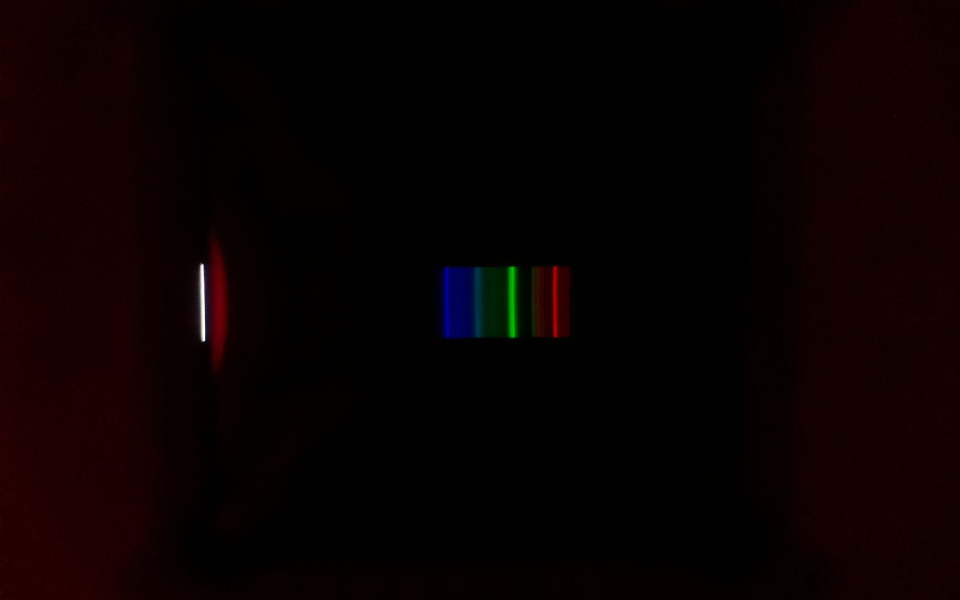
#> input picture LAB3_light_albedo/Pictures/mercury_light.jpg, 1920 x 1200 px (shown at 1/2 size); its folder holds 5 pictures in this run
$ python main.py
#> lines starting #> are read from the running program, lines starting #| are printed output that depends on the picture
#> in read_intensity_by_pixel, photo is the input picture: shape (1200, 1920, 3); mean R, G, B 9.2, 0.9, 1
### LAB3_light_albedo/Processing.py
import numpy as np
import matplotlib.pyplot as plt
import imageio
from cycler import cycler
from scipy.optimize import curve_fit
from matplotlib.ticker import MultipleLocator


X_LEFT, X_RIGHT = 870, 1180

COLORS = {"белая": "white",
          "красная": "red",
          "жёлтая": "yellow",
          "синяя": "blue",
          "зелёная": "green"}


def get_bcg(photo):
    return photo[500:700, X_LEFT:X_RIGHT, 0:3]
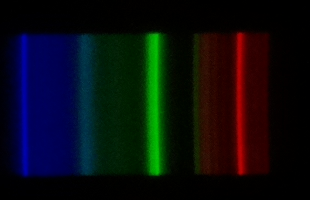
#> returned value: shape (200, 310, 3); mean of channels 0, 1, 2 10.2, 13.2, 16.6; drawn as R, G, B


def get_cut(photo):
    return photo[575:625, X_LEFT:X_RIGHT, 0:3]
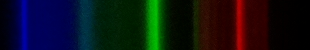
#> returned value: shape (50, 310, 3); mean of channels 0, 1, 2 14.1, 18.6, 23.4; drawn as R, G, B


def get_intensity_map(photo_name):
    photo = imageio.imread(photo_name)

    cut = get_cut(photo)
    rgb = np.mean(cut, axis=(0,))
#> rgb = 310 rows, first 8: [0.1, 0.34, 7.4], [0.2, 0.34, 7.86], [0.28, 0.28, 9.08], [0.5, 0.48, 10.18], [0.56, 0.58, 12.18], [0.8, 0.6, 13.7], [0.4, 0.94, 16.12], [0.4, 0.74, 18.62]
    luma = 0.2989 * rgb[:, 0] + 0.5866 * rgb[:, 1] + 0.1144 * rgb[:, 2]
#> luma = 310 values, max 109.3 at index 155, min 0.0177 at index 307, mean 17.82
    return rgb, luma


def read_intensity_by_pixel(photo_name, plot_name, lamp, surface):
    photo = imageio.imread(photo_name)
    background = get_bcg(photo)

    rgb, luma = get_intensity_map(photo_name)

    plt.rc('axes', prop_cycle=(cycler('color', ['r', 'g', 'b'])))

    fig = plt.figure(figsize=(10, 5), dpi=300)

    plt.title('Интенсивность отражённого излучения\n' + '{} / {} поверхность'.format(lamp, surface))
    plt.xlabel('Относительный номер пикселя')
    plt.ylabel('Яркость')

    plt.plot(rgb, label=['r', 'g', 'b'])
    plt.plot(luma, 'w', label='I')
    plt.legend()

    plt.imshow(background, origin='lower')

    plt.savefig(plot_name)


def read_intensity_by_length(photo_name, lamp, surface):
    coordinates = get_coordinates_mercury()

    rgb, luma = get_intensity_map(photo_name)

    k = (576.96 - 435.83) / (coordinates[576.96] - coordinates[435.83])
    first_pixel = 435.83 - k * coordinates[435.83]
    x = np.linspace(first_pixel, first_pixel + (X_RIGHT - X_LEFT) * k, X_RIGHT - X_LEFT)

    plt.rc('axes', prop_cycle=(cycler('color', ['r', 'g', 'b'])))

    fig, ax = plt.subplots()
    plt.xlim(xmin=x.min(), xmax=x.max())

    plt.title('Интенсивность отражённого излучения\n' + '{} / {} поверхность'.format(lamp, surface))
    plt.xlabel('Длина волны, нм')
    plt.ylabel('Яркость')

    ax.set_facecolor('black')
    ax.xaxis.set_minor_locator(MultipleLocator(10))
    ax.yaxis.set_minor_locator(MultipleLocator(5))
    plt.grid(color="grey")
    plt.ylim(ymin=0, ymax=max(luma.max(), rgb[::].max()) + 5)
    plt.plot(x, rgb, label=['r', 'g', 'b'])
    plt.plot(x, luma, 'w', label='I')
    plt.legend()


def read_intensity_by_length_multiple(photo_names, lamps, surfaces):
    fig, ax = plt.subplots()
    plt.title("Отражённая интенсивность излучения лампы накаливания")
    plt.xlabel("Длина волны, нм")
    plt.ylabel("Яркость")
    ax.set_facecolor('grey')
    ax.xaxis.set_minor_locator(MultipleLocator(10))
    ax.yaxis.set_minor_locator(MultipleLocator(1))
    plt.grid(color=(0.3, 0.3, 0.3))
    plt.grid(which="minor", color=(0.3, 0.3, 0.3), linestyle="--")

    coordinates = get_coordinates_mercury()

    k = (576.96 - 435.83) / (coordinates[576.96] - coordinates[435.83])
    first_pixel = 435.83 - k * coordinates[435.83]
    x = np.linspace(first_pixel, first_pixel + (X_RIGHT - X_LEFT) * k, X_RIGHT - X_LEFT)

    plt.xlim(xmin=x.min(), xmax=x.max())
    y_max = 0
    for photo_name, lamp, surface in zip(photo_names, lamps, surfaces):
        if lamp == "ртутная лампа":
            continue
        rgb, luma = get_intensity_map(photo_name)
        y_max = max(y_max, luma.max())
        plt.plot(x, luma, label=surface, color=COLORS[surface])

    plt.ylim(ymin=0, ymax=y_max + 5)

    plt.legend()


def albedos(photo_names, lamps, surfaces):
    fig, ax = plt.subplots()
    plt.title("Зависимость альбедо поверхностей от длины волны ")
    plt.xlabel("Длина волны, нм")
    plt.ylabel("Яркость")
    ax.set_facecolor('grey')
    ax.xaxis.set_minor_locator(MultipleLocator(10))
    ax.yaxis.set_minor_locator(MultipleLocator(0.1))
    plt.grid(color=(0.3, 0.3, 0.3))
    plt.grid(which="minor", color=(0.3, 0.3, 0.3), linestyle="--")

    coordinates = get_coordinates_mercury()

    k = (576.96 - 435.83) / (coordinates[576.96] - coordinates[435.83])
    first_pixel = 435.83 - k * coordinates[435.83]
    x = np.linspace(first_pixel, first_pixel + (X_RIGHT - X_LEFT) * k, X_RIGHT - X_LEFT)

    plt.xlim(xmin=x.min(), xmax=x.max())
    plt.ylim(ymin=0, ymax=1.2)

    d = dict()
    for photo_name, lamp, surface in zip(photo_names, lamps, surfaces):
        if lamp == "ртутная лампа":
            continue
        rgb, luma = get_intensity_map(photo_name)
        d[surface] = luma

    @np.vectorize
    def albedo(a, b):
        if b == 0:
            return 0
        if a / b >= 1.2:
            return 1
        return a / b

    for key in d:
        plt.plot(x, albedo(d[key], d["белая"]), label=key, color=COLORS[key])
    plt.legend()


def get_coordinates_mercury():
    rgb, luma = get_intensity_map("Pictures/mercury_light.jpg")

    return {435.83: np.argmax(rgb[:, 2]),
            546.074: np.argmax(rgb[:, 1]),
            576.96: np.argmax(rgb[:, 0])}

### LAB3_light_albedo/Brighness_by_pixels.py
from Processing import read_intensity_by_pixel, read_intensity_by_length, read_intensity_by_length_multiple, albedos
import os
from matplotlib import pyplot as plt


def draw_brightness_by_pixels():
    files = os.listdir("Pictures")

    for file in files:
        orig = "Pictures/" + file
        save_file = "Brightnesses_by_pixel/" + file
        read_intensity_by_pixel(orig, save_file, ("лампа накаливания" if "nakal" in file else "ртутная лампа"), (
            "красная" if "red" in file else "синяя" if "blue" in file
            else "зелёная" if "green" in file else "жёлтая" if "yellow" in file else "белая"))
#> pass 2 of the loop in draw_brightness_by_pixels, `for file in files:`:
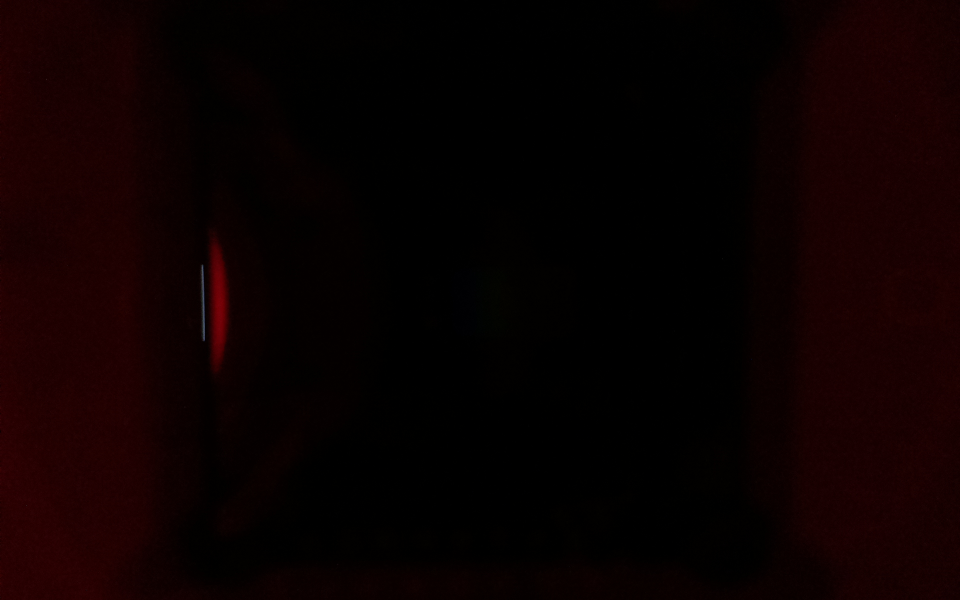
#> input picture LAB3_light_albedo/Pictures/nakal_blue.jpg, 1920 x 1200 px (shown at 1/2 size)
#> in read_intensity_by_pixel, photo is the input picture: shape (1200, 1920, 3); mean R, G, B 11.5, 0.5, 0.5
#> in get_intensity_map (call 2), `rgb = np.mean(cut, axis=(0,))`: rgb = 310 rows, first 8: [0.08, 0.08, 0.08], [0.12, 0.12, 0.12], [0, 0, 0], [0.04, 0.04, 0.04], [0.06, 0.06, 0.06], [0.02, 0.02, 0.02], [0.06, 0.06, 0.06], [0, 0, 0]
#> in read_intensity_by_pixel (call 2), `rgb, luma = get_intensity_map(photo_name)`: luma = 310 values, max 3.14 at index 125, min 0 at index 2, mean 1.09
#> in read_intensity_by_pixel (call 2), `plt.savefig(plot_name)`:
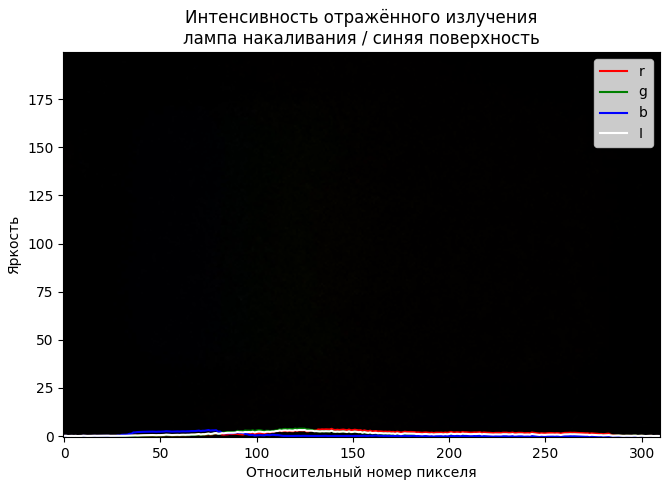
#> figure drawn by matplotlib, 1 panel
#> pass 3 of the loop in draw_brightness_by_pixels, `for file in files:`:
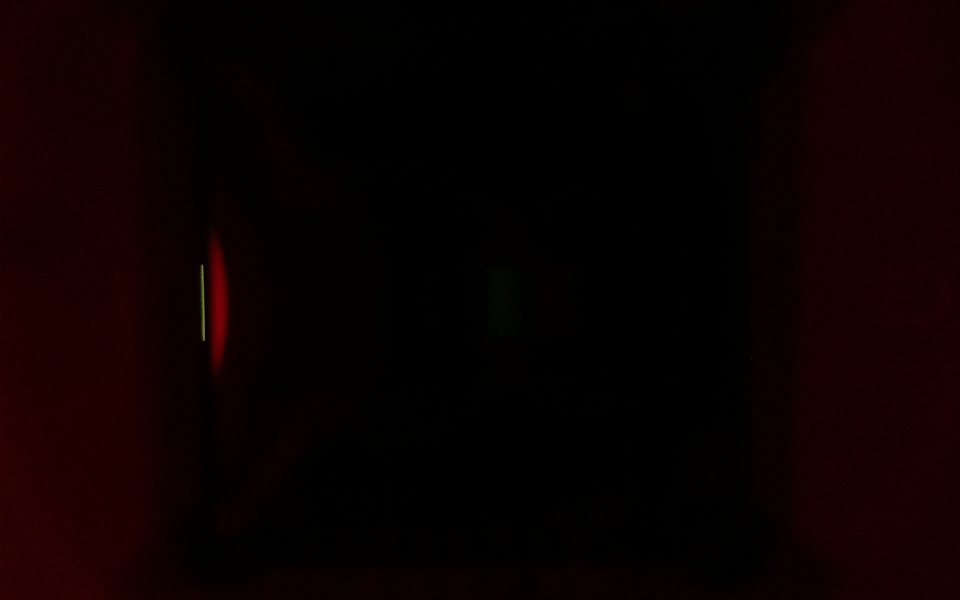
#> input picture LAB3_light_albedo/Pictures/nakal_green.jpg, 1920 x 1200 px (shown at 1/2 size)
#> in read_intensity_by_pixel, photo is the input picture: shape (1200, 1920, 3); mean R, G, B 10.5, 0.5, 0.4
#> in get_intensity_map (call 3), `rgb = np.mean(cut, axis=(0,))`: rgb = 310 rows, first 8: [0, 0, 0], [0, 0, 0], [0, 0, 0], [0.02, 0.02, 0.02], [0.02, 0.02, 0.02], [0.02, 0.02, 0.02], [0.02, 0.02, 0.02], [0.04, 0.04, 0.04]
#> in read_intensity_by_pixel (call 3), `rgb, luma = get_intensity_map(photo_name)`: luma = 310 values, max 6.01 at index 131, min 0 at index 0, mean 1.66
#> in read_intensity_by_pixel (call 3), `plt.savefig(plot_name)`:
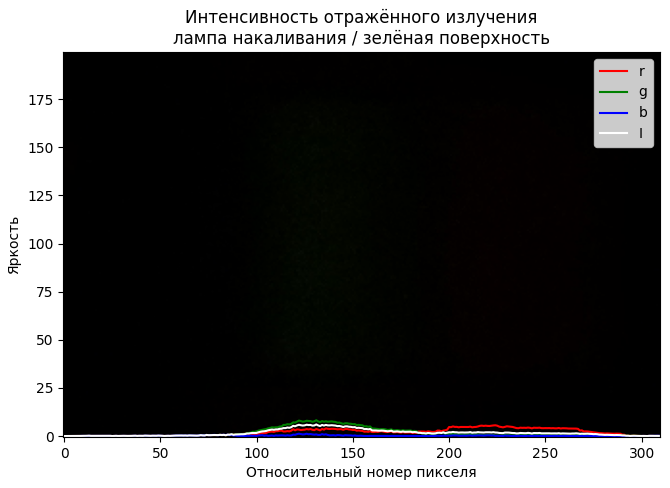
#> figure drawn by matplotlib, 1 panel
#> the loop made 5 passes; the first 3 are shown


def draw_brightness_by_length():
    files = os.listdir("Pictures")
#> files = ['mercury_light.jpg', 'nakal_blue.jpg', 'nakal_green.jpg', 'nakal_light.jpg', 'nakal_red.jpg']

    for file in files:
        orig = "Pictures/" + file
#> orig = 'Pictures/mercury_light.jpg'
        save_file = "Brightnesses_by_length/by_length_" + file
        read_intensity_by_length(orig, ("лампа накаливания" if "nakal" in file else "ртутная лампа"), (
            "красная" if "red" in file else "синяя" if "blue" in file
            else "зелёная" if "green" in file else "жёлтая" if "yellow" in file else "белая"))
#> in get_intensity_map (call 6), `rgb = np.mean(cut, axis=(0,))`: rgb = 310 rows, first 8: [0.1, 0.34, 7.4], [0.2, 0.34, 7.86], [0.28, 0.28, 9.08], [0.5, 0.48, 10.18], [0.56, 0.58, 12.18], [0.8, 0.6, 13.7], [0.4, 0.94, 16.12], [0.4, 0.74, 18.62]
#> in get_coordinates_mercury, `rgb, luma = get_intensity_map("Pictures/mercury_light.jpg")`: luma = 310 values, max 109.3 at index 155, min 0.0177 at index 307, mean 17.82
#> in read_intensity_by_length, `coordinates = get_coordinates_mercury()`: coordinates = {435.8: 24, 546.1: 155, 577: 239}
#> in read_intensity_by_length, `k = (576.96 - 435.83) / (coordinates[576.96] - coordinates[435.83])`: k = 0.656
#> in read_intensity_by_length, `first_pixel = 435.83 - k * coordinates[435.83]`: first_pixel = 420.1
        plt.savefig(save_file)
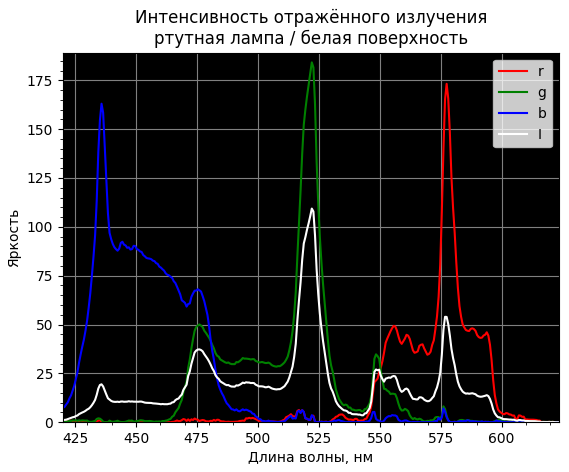
#> figure drawn by matplotlib, 1 panel; curve peaks at x = 577.5, y = 173.2; curve peaks at x = 522.2, y = 184.2; curve peaks at x = 435.9, y = 163
#> pass 2 of the loop in draw_brightness_by_length, `for file in files:`:
#> orig = 'Pictures/nakal_blue.jpg'
#> in get_intensity_map (call 9), `rgb = np.mean(cut, axis=(0,))`: rgb = 310 rows, first 8: [0.08, 0.08, 0.08], [0.12, 0.12, 0.12], [0, 0, 0], [0.04, 0.04, 0.04], [0.06, 0.06, 0.06], [0.02, 0.02, 0.02], [0.06, 0.06, 0.06], [0, 0, 0]
#> in read_intensity_by_length (call 2), `rgb, luma = get_intensity_map(photo_name)`: luma = 310 values, max 3.14 at index 125, min 0 at index 2, mean 1.09
#> in draw_brightness_by_length, `plt.savefig(save_file)`:
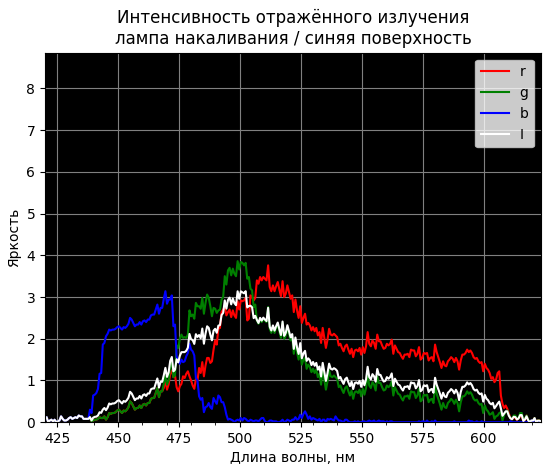
#> figure drawn by matplotlib, 1 panel; curve peaks at x = 511.6, y = 3.76; curve peaks at x = 499.1, y = 3.86; curve peaks at x = 469.5, y = 3.14
#> pass 3 of the loop in draw_brightness_by_length, `for file in files:`:
#> orig = 'Pictures/nakal_green.jpg'
#> in get_intensity_map (call 10), `rgb = np.mean(cut, axis=(0,))`: rgb = 310 rows, first 8: [0.1, 0.34, 7.4], [0.2, 0.34, 7.86], [0.28, 0.28, 9.08], [0.5, 0.48, 10.18], [0.56, 0.58, 12.18], [0.8, 0.6, 13.7], [0.4, 0.94, 16.12], [0.4, 0.74, 18.62]
#> in get_intensity_map (call 11), `rgb = np.mean(cut, axis=(0,))`: rgb = 310 rows, first 8: [0, 0, 0], [0, 0, 0], [0, 0, 0], [0.02, 0.02, 0.02], [0.02, 0.02, 0.02], [0.02, 0.02, 0.02], [0.02, 0.02, 0.02], [0.04, 0.04, 0.04]
#> in read_intensity_by_length (call 3), `rgb, luma = get_intensity_map(photo_name)`: luma = 310 values, max 6.01 at index 131, min 0 at index 0, mean 1.66
#> in draw_brightness_by_length, `plt.savefig(save_file)`:
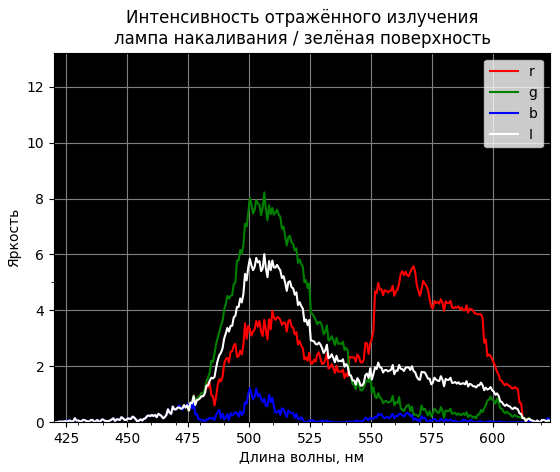
#> figure drawn by matplotlib, 1 panel; curve peaks at x = 567.6, y = 5.58; curve peaks at x = 506.3, y = 8.22; curve peaks at x = 500.4, y = 1.22
#> the loop made 5 passes; the first 3 are shown


def draw_brightness_by_length_all():
    files = os.listdir("Pictures")

    origs = ["Pictures/" + file for file in files]
#> origs = ['Pictures/mercury_light.jpg', 'Pictures/nakal_blue.jpg', 'Pictures/nakal_green.jpg', 'Pictures/nakal_light.jpg', 'Pictures/nakal_red.jpg']
    save_files = ["Brightnesses_by_length/by_length_" + file for file in files]
#> save_files = 5 items
    lamps = ["лампа накаливания" if "nakal" in file else "ртутная лампа" for file in files]
#> lamps = ['ртутная лампа', 'лампа накаливания', 'лампа накаливания', 'лампа накаливания', 'лампа накаливания']
    surfaces = [
            "красная" if "red" in file else "синяя" if "blue" in file
            else "зелёная" if "green" in file else "жёлтая" if "yellow" in file else "белая" for file in files
    ]
#> surfaces = ['белая', 'синяя', 'зелёная', 'белая', 'красная']

    read_intensity_by_length_multiple(origs, lamps, surfaces)
#> in get_intensity_map (call 16), `rgb = np.mean(cut, axis=(0,))`: rgb = 310 rows, first 8: [0.1, 0.34, 7.4], [0.2, 0.34, 7.86], [0.28, 0.28, 9.08], [0.5, 0.48, 10.18], [0.56, 0.58, 12.18], [0.8, 0.6, 13.7], [0.4, 0.94, 16.12], [0.4, 0.74, 18.62]
#> in read_intensity_by_length_multiple, `coordinates = get_coordinates_mercury()`: coordinates = {435.8: 24, 546.1: 155, 577: 239}
#> in read_intensity_by_length_multiple, `k = (576.96 - 435.83) / (coordinates[576.96] - coordinates[435.83])`: k = 0.656
#> in read_intensity_by_length_multiple, `first_pixel = 435.83 - k * coordinates[435.83]`: first_pixel = 420.1
#> pass 2 of the loop in read_intensity_by_length_multiple, `for photo_name, lamp, surface in zip(photo_names, lamps, surfaces):`:
#> in get_intensity_map (call 17), `rgb = np.mean(cut, axis=(0,))`: rgb = 310 rows, first 8: [0.08, 0.08, 0.08], [0.12, 0.12, 0.12], [0, 0, 0], [0.04, 0.04, 0.04], [0.06, 0.06, 0.06], [0.02, 0.02, 0.02], [0.06, 0.06, 0.06], [0, 0, 0]
#> in read_intensity_by_length_multiple, `rgb, luma = get_intensity_map(photo_name)`: luma = 310 values, max 3.14 at index 125, min 0 at index 2, mean 1.09
#> y_max = 3.14
#> pass 3 of the loop in read_intensity_by_length_multiple, `for photo_name, lamp, surface in zip(photo_names, lamps, surfaces):`:
#> in get_intensity_map (call 18), `rgb = np.mean(cut, axis=(0,))`: rgb = 310 rows, first 8: [0, 0, 0], [0, 0, 0], [0, 0, 0], [0.02, 0.02, 0.02], [0.02, 0.02, 0.02], [0.02, 0.02, 0.02], [0.02, 0.02, 0.02], [0.04, 0.04, 0.04]
#> in read_intensity_by_length_multiple, `rgb, luma = get_intensity_map(photo_name)`: luma = 310 values, max 6.01 at index 131, min 0 at index 0, mean 1.66
#> y_max = 6.01
#> the loop made 5 passes; the first 3 are shown
    plt.savefig("Brightnesses_by_length/all.jpg")
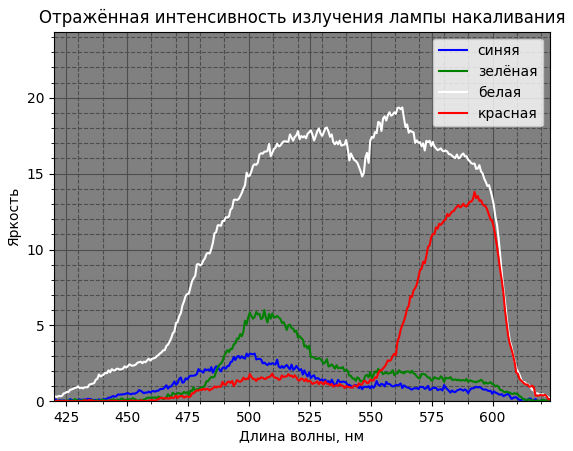
#> figure drawn by matplotlib, 1 panel; curve peaks at x = 502.4, y = 3.14; curve peaks at x = 506.3, y = 6.01; curve peaks at x = 563, y = 19.37
    albedos(origs, lamps, surfaces)
#> in get_intensity_map (call 21), `rgb = np.mean(cut, axis=(0,))`: rgb = 310 rows, first 8: [0.1, 0.34, 7.4], [0.2, 0.34, 7.86], [0.28, 0.28, 9.08], [0.5, 0.48, 10.18], [0.56, 0.58, 12.18], [0.8, 0.6, 13.7], [0.4, 0.94, 16.12], [0.4, 0.74, 18.62]
#> in albedos, `coordinates = get_coordinates_mercury()`: coordinates = {435.8: 24, 546.1: 155, 577: 239}
#> in albedos, `k = (576.96 - 435.83) / (coordinates[576.96] - coordinates[435.83])`: k = 0.656
#> in albedos, `first_pixel = 435.83 - k * coordinates[435.83]`: first_pixel = 420.1
#> pass 2 of the loop in albedos, `for photo_name, lamp, surface in zip(photo_names, lamps, surfaces):`:
#> in get_intensity_map (call 22), `rgb = np.mean(cut, axis=(0,))`: rgb = 310 rows, first 8: [0.08, 0.08, 0.08], [0.12, 0.12, 0.12], [0, 0, 0], [0.04, 0.04, 0.04], [0.06, 0.06, 0.06], [0.02, 0.02, 0.02], [0.06, 0.06, 0.06], [0, 0, 0]
#> in albedos, `rgb, luma = get_intensity_map(photo_name)`: luma = 310 values, max 3.14 at index 125, min 0 at index 2, mean 1.09
#> pass 3 of the loop in albedos, `for photo_name, lamp, surface in zip(photo_names, lamps, surfaces):`:
#> in get_intensity_map (call 23), `rgb = np.mean(cut, axis=(0,))`: rgb = 310 rows, first 8: [0, 0, 0], [0, 0, 0], [0, 0, 0], [0.02, 0.02, 0.02], [0.02, 0.02, 0.02], [0.02, 0.02, 0.02], [0.02, 0.02, 0.02], [0.04, 0.04, 0.04]
#> in albedos, `rgb, luma = get_intensity_map(photo_name)`: luma = 310 values, max 6.01 at index 131, min 0 at index 0, mean 1.66
#> the loop made 5 passes; the first 3 are shown
#> the loop in albedos, `for key in d:` made 4 passes
    plt.savefig("Brightnesses_by_length/albedo.jpg")
#> figure, not shown here; curve peaks at x = 420.7, y = 0.403; curve peaks at x = 500.4, y = 0.393

### LAB3_light_albedo/main.py
from Brighness_by_pixels import draw_brightness_by_pixels, draw_brightness_by_length, draw_brightness_by_length_all
from Processing import get_coordinates_mercury
from filing import get_pictures

draw_brightness_by_pixels()

draw_brightness_by_length()
draw_brightness_by_length_all()
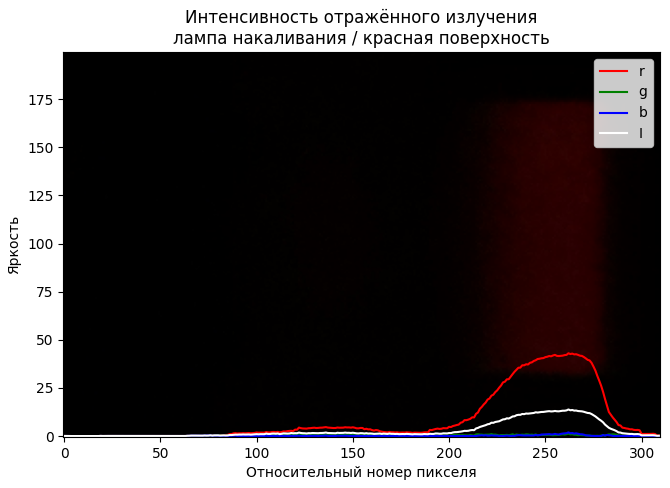
#> figure drawn by matplotlib, 1 panel
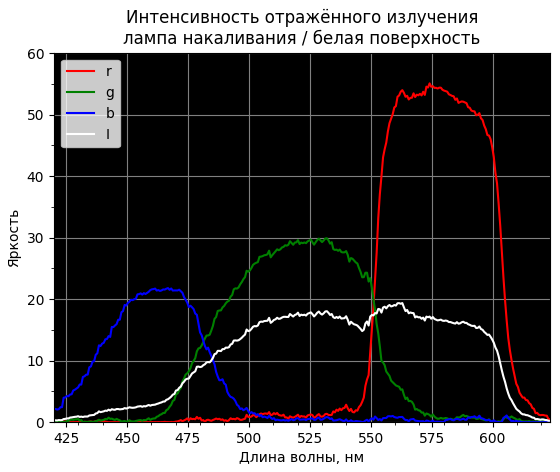
#> figure drawn by matplotlib, 1 panel; curve peaks at x = 574.2, y = 55.08; curve peaks at x = 532, y = 29.9; curve peaks at x = 466.8, y = 21.8
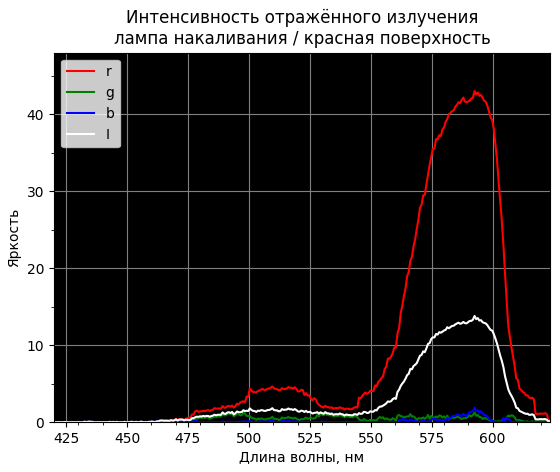
#> figure drawn by matplotlib, 1 panel; curve peaks at x = 592.6, y = 43; curve peaks at x = 497.8, y = 1.24; curve peaks at x = 592.6, y = 1.9
